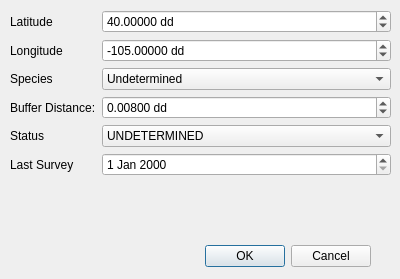
<?xml version="1.0" encoding="UTF-8"?>
<ui version="4.0">
 <class>NewRaptorDialogBase</class>
 <widget class="QDialog" name="NewRaptorDialogBase">
  <property name="geometry">
   <rect>
    <x>0</x>
    <y>0</y>
    <width>400</width>
    <height>279</height>
   </rect>
  </property>
  <property name="windowTitle">
   <string>Add New Raptor</string>
  </property>
  <widget class="QDialogButtonBox" name="button_box">
   <property name="geometry">
    <rect>
     <x>30</x>
     <y>240</y>
     <width>341</width>
     <height>32</height>
    </rect>
   </property>
   <property name="orientation">
    <enum>Qt::Horizontal</enum>
   </property>
   <property name="standardButtons">
    <set>QDialogButtonBox::Cancel|QDialogButtonBox::Ok</set>
   </property>
  </widget>
  <widget class="QWidget" name="formLayoutWidget">
   <property name="geometry">
    <rect>
     <x>10</x>
     <y>10</y>
     <width>381</width>
     <height>221</height>
    </rect>
   </property>
   <layout class="QFormLayout" name="layoutForm">
    <item row="0" column="0">
     <widget class="QLabel" name="latitudeLabel">
      <property name="text">
       <string>Latitude</string>
      </property>
     </widget>
    </item>
    <item row="0" column="1">
     <widget class="QDoubleSpinBox" name="spbLatitude">
      <property name="suffix">
       <string> dd</string>
      </property>
      <property name="decimals">
       <number>5</number>
      </property>
      <property name="minimum">
       <double>-90.000000000000000</double>
      </property>
      <property name="maximum">
       <double>90.000000000000000</double>
      </property>
      <property name="singleStep">
       <double>0.001000000000000</double>
      </property>
      <property name="value">
       <double>40.000000000000000</double>
      </property>
     </widget>
    </item>
    <item row="1" column="0">
     <widget class="QLabel" name="longitudeLabel">
      <property name="text">
       <string>Longitude</string>
      </property>
     </widget>
    </item>
    <item row="1" column="1">
     <widget class="QDoubleSpinBox" name="spbLongitude">
      <property name="suffix">
       <string> dd</string>
      </property>
      <property name="decimals">
       <number>5</number>
      </property>
      <property name="minimum">
       <double>-180.000000000000000</double>
      </property>
      <property name="maximum">
       <double>180.000000000000000</double>
      </property>
      <property name="singleStep">
       <double>0.001000000000000</double>
      </property>
      <property name="value">
       <double>-105.000000000000000</double>
      </property>
     </widget>
    </item>
    <item row="2" column="0">
     <widget class="QLabel" name="speciesLabel">
      <property name="text">
       <string>Species</string>
      </property>
     </widget>
    </item>
    <item row="2" column="1">
     <widget class="QComboBox" name="cmbSpecies">
      <item>
       <property name="text">
        <string>Undetermined</string>
       </property>
      </item>
      <item>
       <property name="text">
        <string>Red-tail Hawk</string>
       </property>
      </item>
      <item>
       <property name="text">
        <string>Swainsons Hawk</string>
       </property>
      </item>
      <item>
       <property name="text">
        <string>Northern Harrier</string>
       </property>
      </item>
     </widget>
    </item>
    <item row="3" column="0">
     <widget class="QLabel" name="bufferDistanceLabel">
      <property name="text">
       <string>Buffer Distance:</string>
      </property>
     </widget>
    </item>
    <item row="3" column="1">
     <widget class="QDoubleSpinBox" name="spbBuffer">
      <property name="suffix">
       <string> dd</string>
      </property>
      <property name="decimals">
       <number>5</number>
      </property>
      <property name="minimum">
       <double>0.000000000000000</double>
      </property>
      <property name="maximum">
       <double>0.100000000000000</double>
      </property>
      <property name="singleStep">
       <double>0.001000000000000</double>
      </property>
      <property name="value">
       <double>0.008000000000000</double>
      </property>
     </widget>
    </item>
    <item row="4" column="0">
     <widget class="QLabel" name="statusLabel">
      <property name="text">
       <string>Status</string>
      </property>
     </widget>
    </item>
    <item row="4" column="1">
     <widget class="QComboBox" name="cmbStatus">
      <item>
       <property name="text">
        <string>UNDETERMINED</string>
       </property>
      </item>
      <item>
       <property name="text">
        <string>ACTIVE NEST</string>
       </property>
      </item>
      <item>
       <property name="text">
        <string>INACTIVE NEST</string>
       </property>
      </item>
      <item>
       <property name="text">
        <string>FLEDGED NEST</string>
       </property>
      </item>
     </widget>
    </item>
    <item row="5" column="0">
     <widget class="QLabel" name="lastSurveyLabel">
      <property name="text">
       <string>Last Survey</string>
      </property>
     </widget>
    </item>
    <item row="5" column="1">
     <widget class="QDateEdit" name="dteLast"/>
    </item>
   </layout>
  </widget>
 </widget>
 <resources/>
 <connections>
  <connection>
   <sender>button_box</sender>
   <signal>accepted()</signal>
   <receiver>NewRaptorDialogBase</receiver>
   <slot>accept()</slot>
   <hints>
    <hint type="sourcelabel">
     <x>20</x>
     <y>20</y>
    </hint>
    <hint type="destinationlabel">
     <x>20</x>
     <y>20</y>
    </hint>
   </hints>
  </connection>
  <connection>
   <sender>button_box</sender>
   <signal>rejected()</signal>
   <receiver>NewRaptorDialogBase</receiver>
   <slot>reject()</slot>
   <hints>
    <hint type="sourcelabel">
     <x>20</x>
     <y>20</y>
    </hint>
    <hint type="destinationlabel">
     <x>20</x>
     <y>20</y>
    </hint>
   </hints>
  </connection>
 </connections>
</ui>
